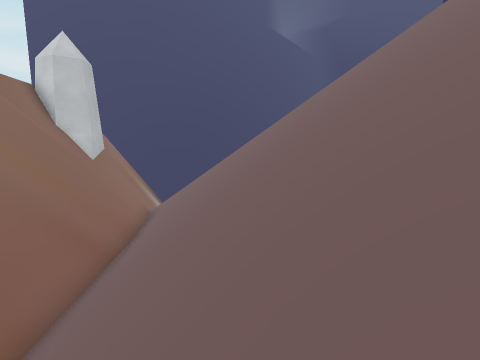
view 1 (above)

16 first-person views from a walk through a Godot game level. The camera is 1.4 m above the floor, tilts 8° down and sees 80° across. The floor is counted in squares, 1 m on a side. Each view is taken from the middle of a square. On the plan, view 1 faces up. The plan holds only what a view shows up to about 14 squares ahead; the rest is blank. The place goes on beyond the plan. Flat picture figures and markers are not drawn.

view 2
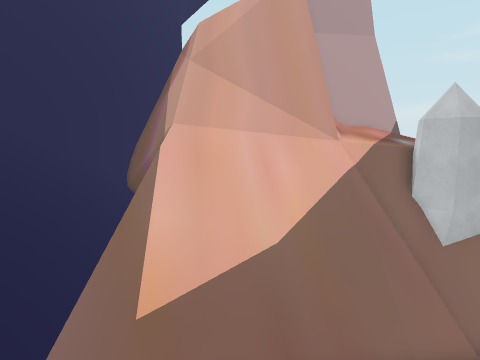

view 3
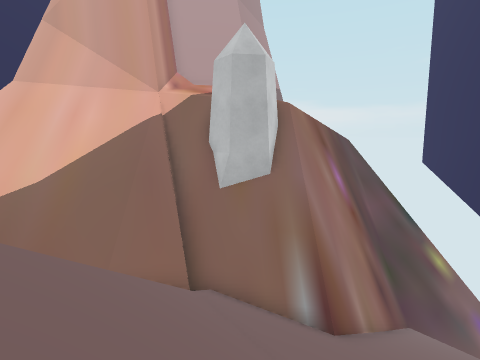

view 4
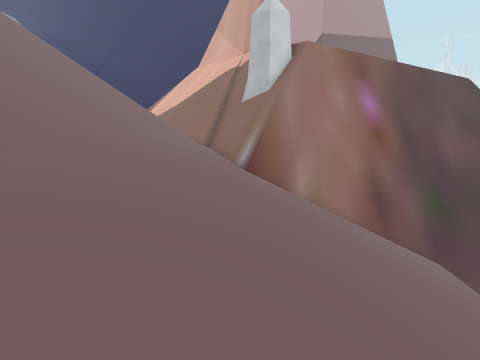

view 5
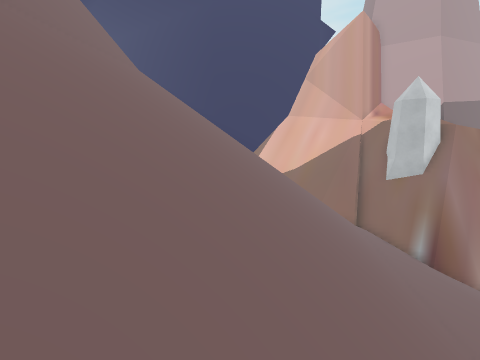

view 6
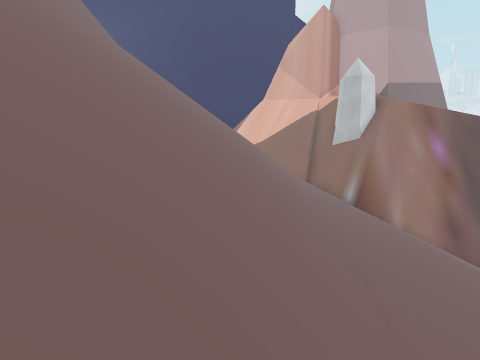

view 7
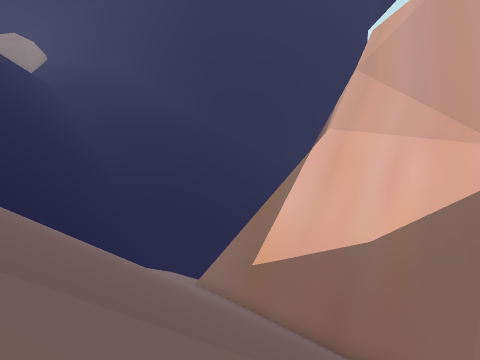

view 8
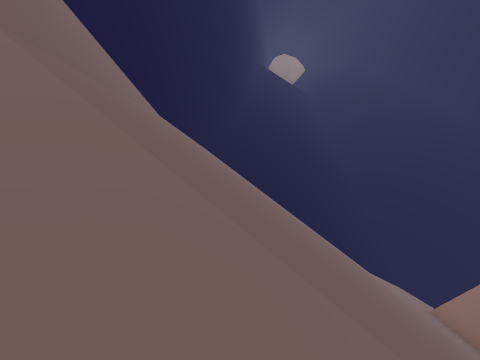

view 9
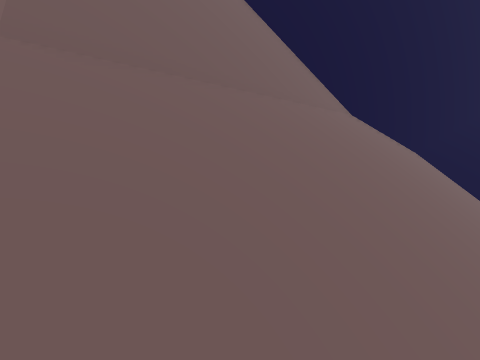

view 10
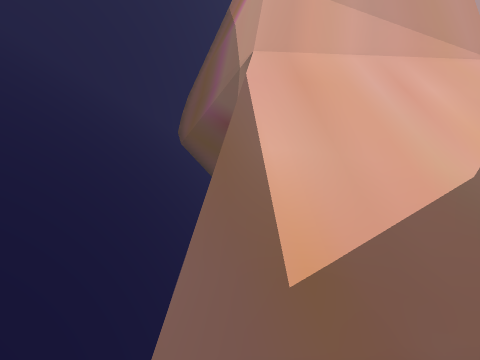

view 11
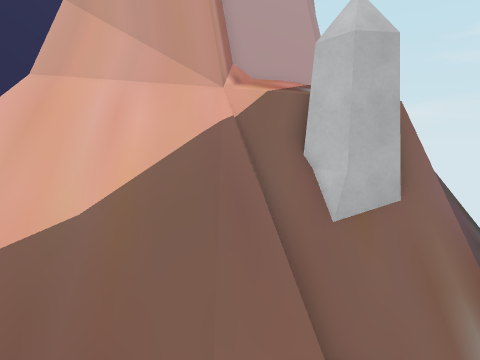

view 12
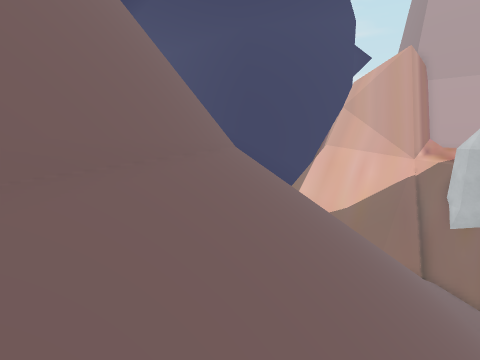

view 13
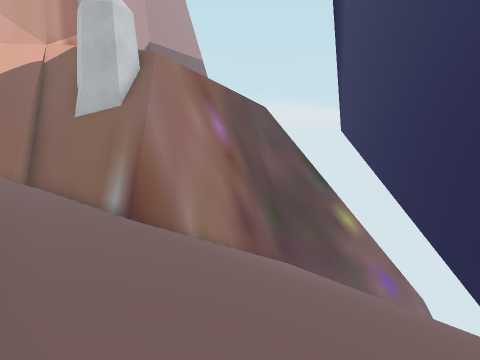

view 14
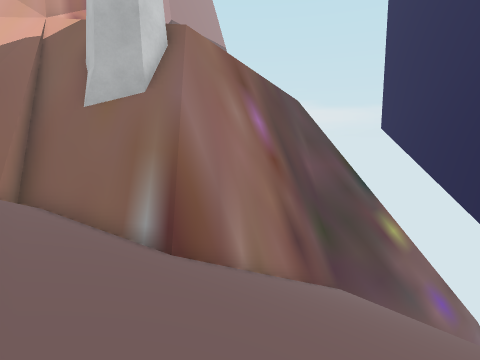

view 15
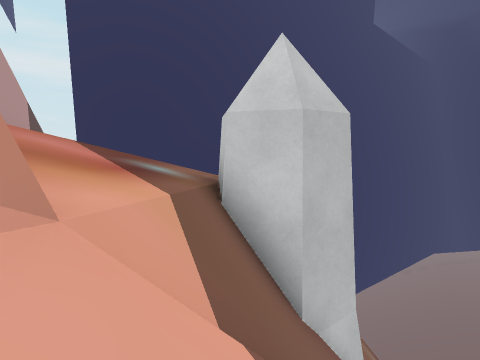

view 16
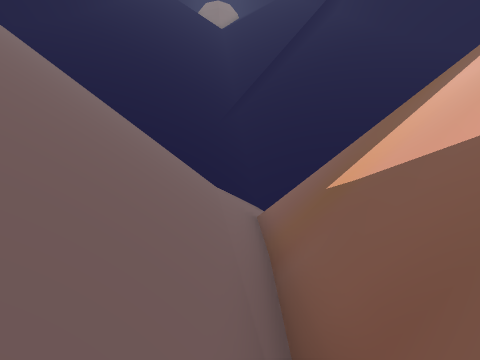

### Floor plan
Key: @ floor where view 1 was taken; # wall or solid block; . main floor; : floor 0.5 m higher than the main floor; + floor 0.75 m higher than the main floor; - floor 4.75 m lower than the main floor; / step, stairs or slope; = window, fence, low wall or low ledge; ^ raised ledge; v drop or lower ground.
Columns run from 14 left of view 1 to 13 right of it. Each row starts with its distance up from view 1.
 26             //
 25           ///////  /
 24   #v    ////////////
 23   ##v//////////////////   -
 22   ###//////////////////////
 21     ##/////////////////////
 20      ##////////////////////
 19       ##///////////////////
 18        ##/////////////////
 17         ##////////////////
 16      #  ##//////////////// /
 15  # ..#  ##//////////////////
 14  #::.####=/////////////////#
 13  #+:.####=////////////////##
 12  #+:.  vv///////////////####
 11  ##=.//////////////////=##
 10   ##//////////////////=##
  9   ##////////////////=###
  8   ##////////////////=^
  7   ##////////////////=^
  6   #=////////////////=^^
  5   #//////////////////##
  4  ##//////////////////##
  3  ##//////////////////##
  2 ##vvv////////////////##
  1 #v     vv ///////////=#
  0  vvvvvv== ////@//////##
 -1   vvvvv###//////////##
 -2 #  vvvv ##========###
 -3 ##  vvv  ###########
 -4  #######

Where each view was taken, in squares from view 1:
view 1: 0 up, 0 right, facing up
view 2: 6 up, 3 right, facing left
view 3: 14 up, 3 right, facing left
view 4: 25 up, 5 right, facing down-left
view 5: 19 up, 11 right, facing down-left
view 6: 23 up, 12 right, facing down-left
view 7: 11 up, 4 right, facing down-left
view 8: 11 up, 4 right, facing down
view 9: 9 up, 3 right, facing down-right
view 10: 2 up, 0 right, facing left
view 11: 11 up, 0 right, facing left
view 12: 16 up, 13 right, facing down-left
view 13: 20 up, 5 right, facing left
view 14: 18 up, 2 right, facing left
view 15: 9 up, 9 left, facing up
view 16: 9 up, 3 left, facing down
